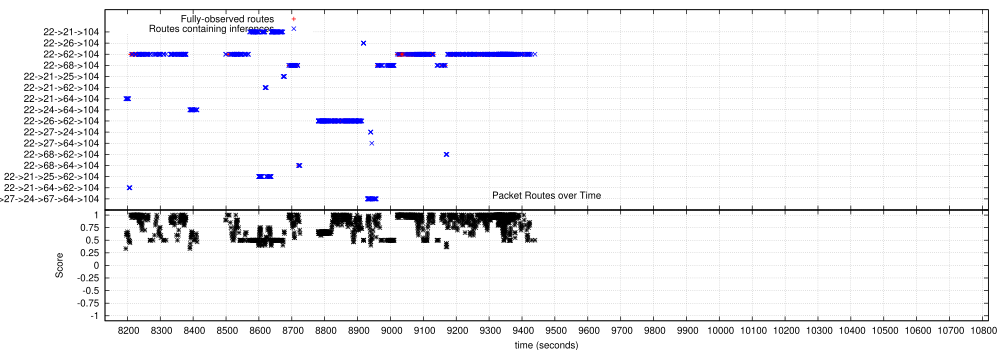

Write gnuplot code to recreate this figure.
# to change to indexing by flow_seqno, uncomment the lines that are commented out and
#comment out the lines immediately before them
set term postscript eps color enhanced
set size 2,1
set output "22_104_route_change_plot.eps"
set title "Packet Routes over Time"
set xrange [8132:10818]
#set xrange [49800:52241]
set xtics 100
set lmargin 18
set rmargin 2
set multiplot
set yrange [-1.1 : 1.1 ]
set ytics .25
set ylabel "Score"
set key left top
set size 2,0.4
set xlabel "time (seconds)"
#set xlabel "Flow Sequence Numbers"
set origin 0.0,0.0
set bmargin 3
set tmargin 0
set style line 3 lt rgb "black" lw 2
set grid
plot "22_104_route_change_plot.dat" index 2:1013 using 2:3 ls 3 with points notitle
#plot "22_104_route_change_plot.dat" index 2:1013 using 1:3 ls 3 with points notitle
set yrange [0:18]
set ylabel "route"
set ytics ("" 0,"22->27->24->67->64->104" 1,"22->21->64->62->104" 2,"22->21->25->62->104" 3,"22->68->64->104" 4,"22->68->62->104" 5,"22->27->64->104" 6,"22->27->24->104" 7,"22->26->62->104" 8,"22->24->64->104" 9,"22->21->64->104" 10,"22->21->62->104" 11,"22->21->25->104" 12,"22->68->104" 13,"22->62->104" 14,"22->26->104" 15,"22->21->104" 16)
set size 2,0.6
set origin 0.0,0.4
set bmargin 0
set tmargin 1
set format x ""
set xlabel ""
set grid
set style line 1 lt rgb "red" lw 2
set style line 2 lt rgb "blue" lw 2
plot "22_104_route_change_plot.dat" index 0 using 2:3 ls 1 with points title "Fully-observed routes", \
"22_104_route_change_plot.dat" index 1 using 2:3 ls 2 with points title "Routes containing inferences"
#"22_104_route_change_plot.dat" index 0 using 1:3 ls 1 with points title "Fully-observed routes", \
#"22_104_route_change_plot.dat" index 1 using 1:3 ls 2 with points title "Routes containing inferences"
